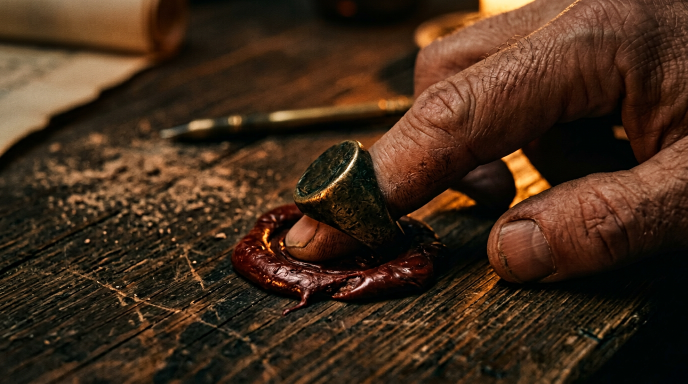
#> input picture projects/atlas_understory/style_tests/T2_ring_pressing_clay.png, 1376 x 768 px, given in place of T2_ring_pressing_clay.png_raw.png, which was not available (shown at 1/2 size)
$ python make_stills.py ../style_tests/T2_ring_pressing_clay.png
#> lines starting #> are read from the running program, lines starting #| are printed output that depends on the picture
#!/usr/bin/env python3
"""Atlas Understory — still mastering.

Takes the raw generated PNG (1376x768) and produces the deliverable
3840x2160 16:9 master:
  - centre-crop to exact 16:9
  - Lanczos upscale to 3840x2160
  - gentle detail unsharp (radius 2.0, 55 %, threshold 3)
  - fine monochrome grain (sigma 2.2) to keep the upscale from looking plastic
  - very subtle vignette (-6 % at corners)

No text, letters, logos or captions are added at any point.
"""
import sys, pathlib
import numpy as np
from PIL import Image, ImageFilter

W, H = 3840, 2160
SRC = pathlib.Path(__file__).resolve().parents[1] / "stills" / "batch0_src"
DST = pathlib.Path(__file__).resolve().parents[1] / "stills" / "batch0"


def master(src: pathlib.Path, dst: pathlib.Path) -> None:
    im = Image.open(src).convert("RGB")
#> im is the input picture: PIL image 1376x768 RGB; mean R, G, B 67.2, 44.4, 26.8
    w, h = im.size
#> w = 1376; h = 768
    # centre crop to exact 16:9
    target_w = int(round(h * 16 / 9))
#> target_w = 1365
    if target_w <= w:
        left = (w - target_w) // 2
#> left = 5
        im = im.crop((left, 0, left + target_w, h))
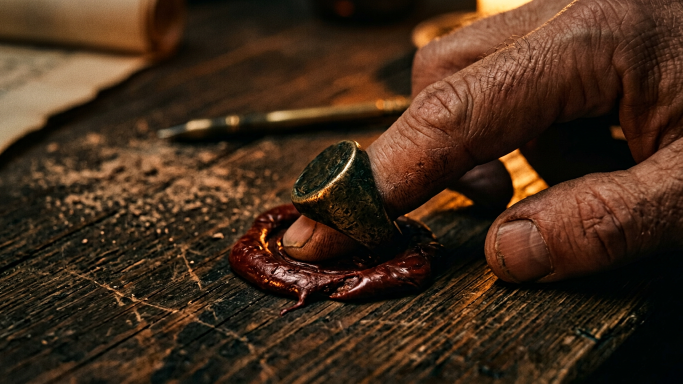
#> im: PIL image 1365x768 RGB (shown at 1/2 size); mean R, G, B 67.3, 44.4, 26.8
    else:
        target_h = int(round(w * 9 / 16))
        top = (h - target_h) // 2
        im = im.crop((0, top, w, top + target_h))

    im = im.resize((W, H), Image.LANCZOS)
#> im: PIL image 3840x2160 RGB
    im = im.filter(ImageFilter.UnsharpMask(radius=2.0, percent=55, threshold=3))

    a = np.asarray(im).astype(np.float32)
    # vignette: 1.0 centre -> 0.94 corners
    ys = np.linspace(-1, 1, H, dtype=np.float32)[:, None]
    xs = np.linspace(-1, 1, W, dtype=np.float32)[None, :]
    r = np.sqrt(xs ** 2 + ys ** 2) / np.sqrt(2.0)
    vig = 1.0 - 0.06 * (r ** 2.2)
    a *= vig[..., None]
    # fine grain
    rng = np.random.default_rng(7)
    grain = rng.normal(0.0, 2.2, (H, W, 1)).astype(np.float32)
    a += grain
    a = np.clip(a, 0, 255).astype(np.uint8)
    Image.fromarray(a).save(dst, "PNG", optimize=True)
    print(f"mastered {src.name} -> {dst.name} ({W}x{H})")


def main() -> None:
    DST.mkdir(parents=True, exist_ok=True)
    names = sys.argv[1:] or sorted(p.stem.replace("_raw", "") for p in SRC.glob("*_raw.png"))
    for n in names:
        master(SRC / f"{n}_raw.png", DST / f"{n}.png")


if __name__ == "__main__":
    main()

$ run again, on projects/atlas_understory/style_tests/T3_study_table.png
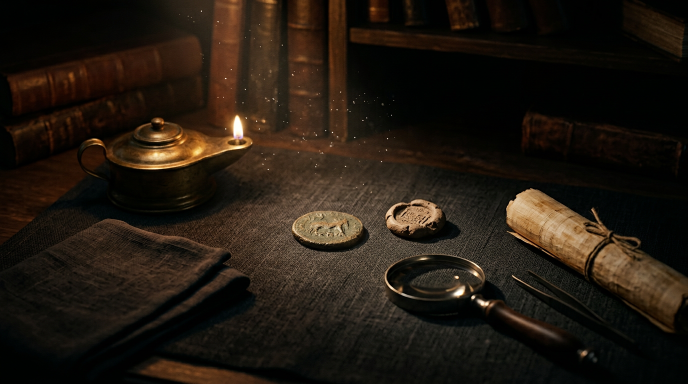
#> input picture projects/atlas_understory/style_tests/T3_study_table.png, 1376 x 768 px, given in place of T3_study_table.png_raw.png, which was not available (shown at 1/2 size)
#> in master, im is the input picture: PIL image 1376x768 RGB; mean R, G, B 34.6, 25.8, 16.7
#> in master, `im = im.filter(ImageFilter.UnsharpMask(radius=2.0, percent=55, thresho..`:
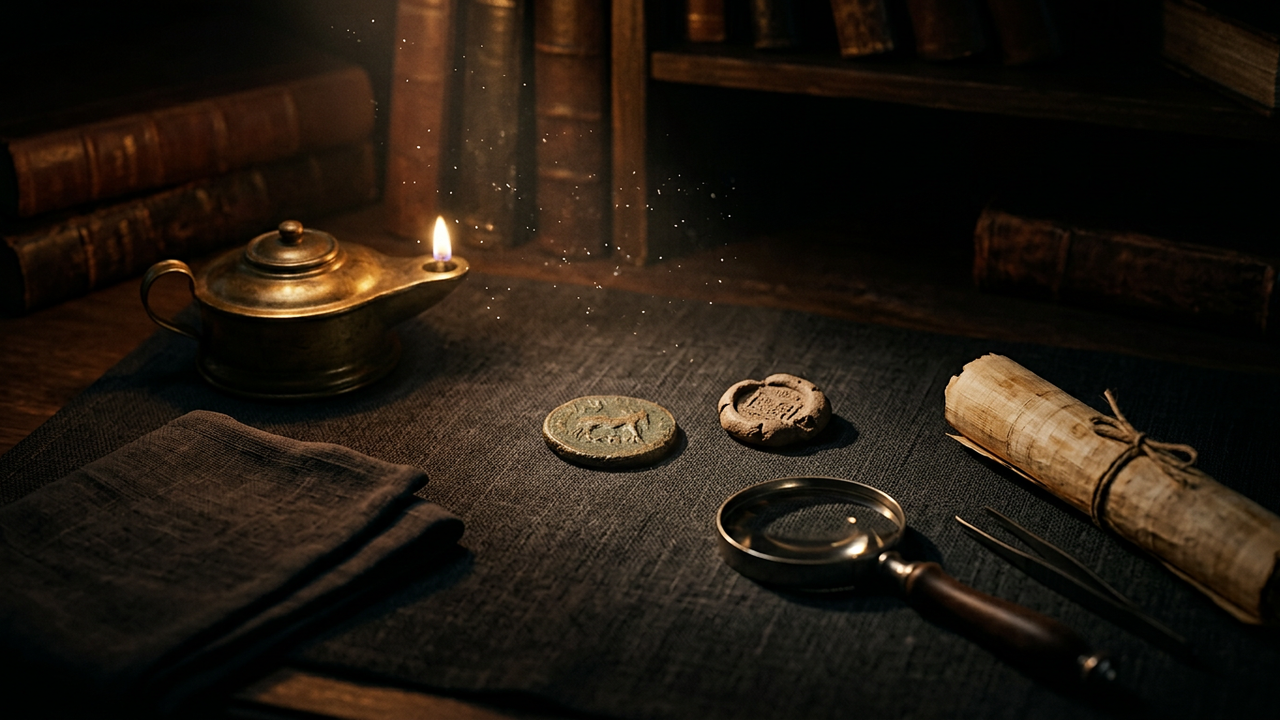
#> im: PIL image 3840x2160 RGB (shown at 1/3 size); mean R, G, B 34.9, 26, 16.9

$ run again, on projects/atlas_understory/style_tests/T4_harbour_dawn.png
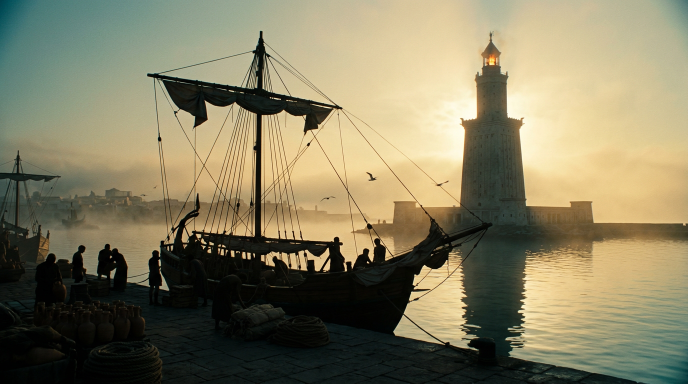
#> input picture projects/atlas_understory/style_tests/T4_harbour_dawn.png, 1376 x 768 px, given in place of T4_harbour_dawn.png_raw.png, which was not available (shown at 1/2 size)
#> in master, im is the input picture: PIL image 1376x768 RGB; mean R, G, B 132.1, 125.5, 97.2
#> in master, `im = im.crop((left, 0, left + target_w, h))`:
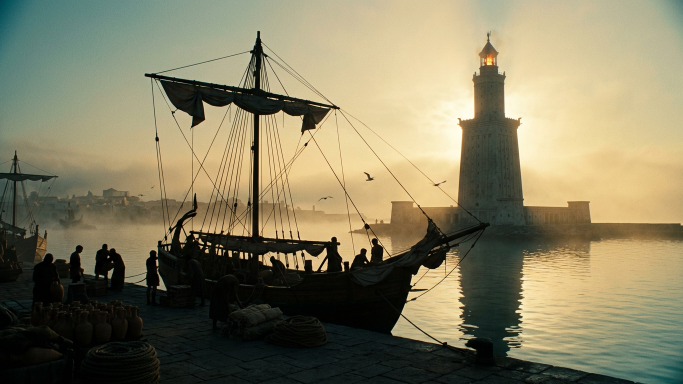
#> im: PIL image 1365x768 RGB (shown at 1/2 size); mean R, G, B 132.4, 125.6, 97.2
